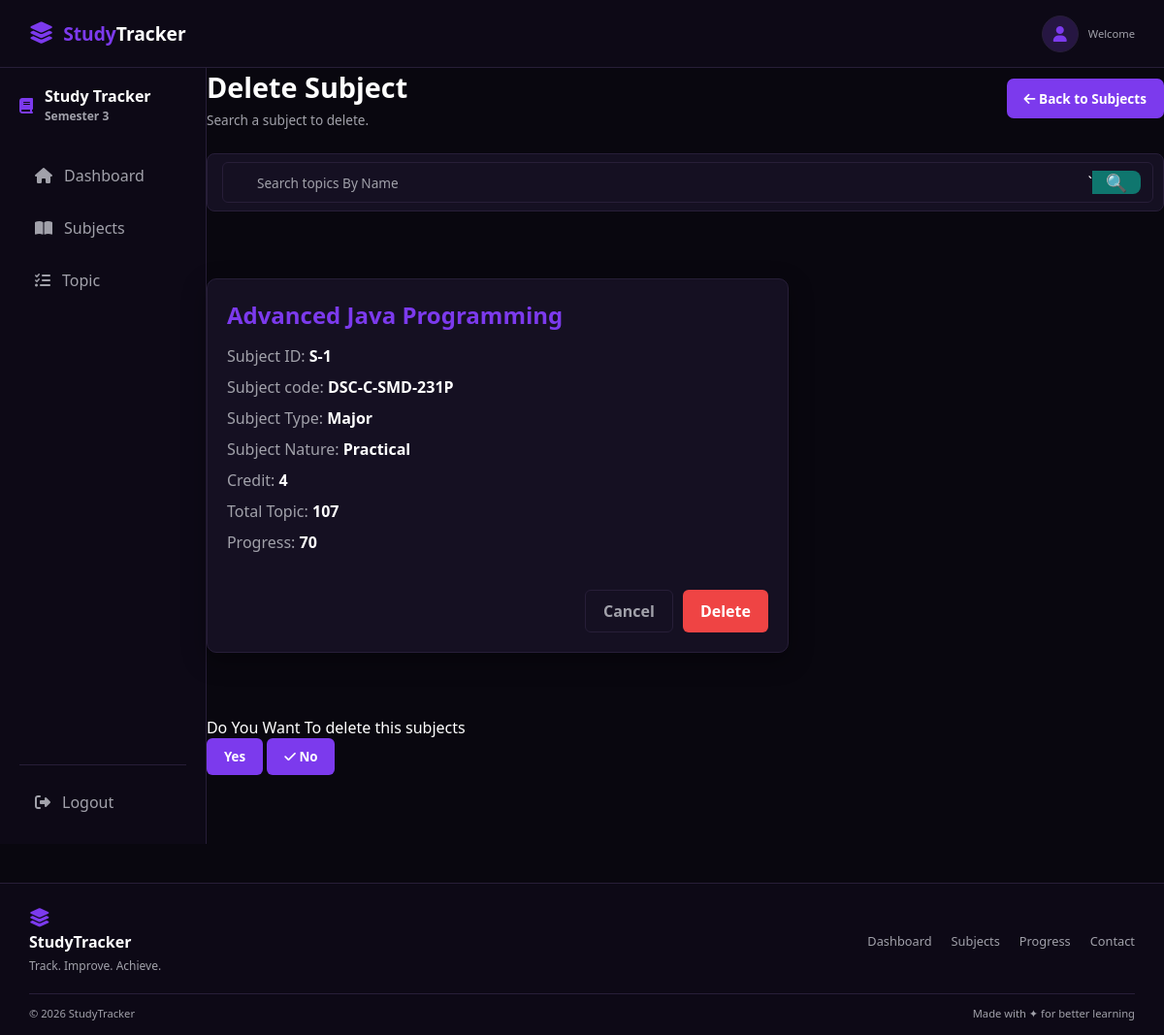
The app's page /subjects/confirm/Advanced Java Programming with its own data.
### Subjects/models.py (models this page shows, shortened)
class Subjects(models.Model):
    sub_id=models.CharField(primary_key=True)
    sub_code=models.CharField()
    sub_name=models.CharField()
    sub_type=models.CharField()
    sub_nature=models.CharField()
    credit=models.IntegerField()
    prog=models.IntegerField()
    desc=models.CharField()

### Subjects/views.py (the view)
# urls.py: path('confirm/<str:sub_name>',views.confirm),
def confirm(request,sub_name):
    data=Subjects.objects.get(sub_name=sub_name)
    topic_count=Topics.objects.count()
    try:
        if(request.method=="POST"):
            c=request.POST.get("c")
            if(c=="Yes"):
                return redirect("maindelete",sub_name=sub_name)
            else:
                return redirect("allsubjects")
    except:
        pass
    context={
        "a_data":data,
        "topic_count":topic_count,
        "con":"yes"
    }
    return render(request,"subjects/delete.html",context)

### templates/subjects/delete.html (shortened to what this page needs)
{% extends 'base.html' %}
{% block 'content' %}
    <div class="app-container">
    <aside class="sidebar">
        <div class="brand">
            <i class="fas fa-book"></i>
            <h2>
                Study Tracker
                <span>Semester 3</span>
            </h2>
        </div>
        <nav class="nav-menu">
            <a href="/deshboard_subjects/" class="nav-item ">
                <i class="fas fa-home"></i>
                Dashboard
            </a>
            <a href="/subjects/" class="nav-item">
                <i class="fas fa-book-open"></i>
                Subjects
            </a>
            <a href="/topics/" class="nav-item">
                <i class="fas fa-tasks"></i>
                Topic
            </a>
        </nav>
        <div class="logout">
            <a href="/login/" class="nav-item">
                <i class="fas fa-sign-out-alt"></i>
                Logout
            </a>
        </div>
    </aside>
    <div class="subject-page">
    <div class="subject-page-header">
        <div>
            <h1>Delete Subject</h1>
            <p>Search a subject to delete.</p>
        </div>
        <a href="/subjects/" class="add-subject-btn">
            <i class="fa-solid fa-arrow-left"></i>
            Back to Subjects
        </a>
    </div>
    <form method="POST" action="/subjects/searchdelete/" class="delete-search">
            <div class="search-box">
                <input type="text" placeholder="Search topics By Name" name="s" >
            `   <button type="submit">🔍</button>
        </div>
        </form>
        <br><br>
    {% if a_data %}
    <div class="searched-subject-card">
    <h2>{{ a_data.sub_name }}</h2>
    <p>Subject ID: <strong>{{ a_data.sub_id }}</strong></p>
    <p>Subject code: <strong>{{ a_data.sub_code }}</strong></p>
    <p>Subject Type: <strong>{{ a_data.sub_type }}</strong></p>
    <p>Subject Nature: <strong>{{ a_data.sub_nature }}</strong></p>
    <p>Credit: <strong>{{ a_data.credit }}</strong></p>
    <p>Total Topic: <strong>{{ topic_count }}</strong></p>
    <p>Progress: <strong>{{ a_data.prog }}</strong></p>
    <div class="delete-actions">
        <a href="/subjects/" class="btn btn-secondary">Cancel</a>
        <a href="/subjects/confirm/{{data.sub_name}}" class="btn btn-danger">Delete</a>
    </div>
</div>
    {% endif %}
<br>
    <br><br>
    {% if con %}
    <form method="POST">
        Do You Want To delete this subjects<br>
                <button type="submit" class="btn btn-purple" name="c" value="Yes">
                    Yes
                </button>
                <button type="submit" class="btn btn-purple" name="c" value="No">
                    <i class="fa-solid fa-check"></i>
                    No
                </button>
    </form>
    {% endif %}
</div>
    </div>
{% endblock %}

### Semester_3_Study_Tracker/static/css/style.css (style rules this page uses)
:root { --bg-dark: #09070f; --card-bg: #151022; --sidebar-bg: #0d0916; --purple-primary: #7c3aed; --purple-hover: #6d28d9; --purple-light: #261642; --text-white: #ffffff; --text-muted: #a1a1aa; --border-color: #271e38; --danger-color: #ef4444; --danger-hover: #dc2626; }
* { margin: 0; padding: 0; box-sizing: border-box; font-family: 'Segoe UI', Tahoma, Geneva, Verdana, sans-serif; }
body { background-color: var(--bg-dark); color: var(--text-white); min-height: 100vh; }
.app-container { display: flex; min-height: 100vh; }
.sidebar { width: 250px; background-color: var(--sidebar-bg); border-right: 1px solid var(--border-color); padding: 20px; display: flex; flex-direction: column; }
.brand { display: flex; align-items: center; gap: 12px; color: var(--purple-primary); margin-bottom: 30px; }
.brand h2 { font-size: 1rem; color: var(--text-white); line-height: 1.2; }
.brand h2 span { font-size: 0.75rem; color: var(--text-muted); }
.nav-menu { display: flex; flex-direction: column; gap: 8px; flex: 1; }
.nav-item { display: flex; align-items: center; gap: 12px; padding: 12px 16px; color: var(--text-muted); text-decoration: none; border-radius: 8px; transition: 0.3s; }
.logout { border-top: 1px solid var(--border-color); padding-top: 15px; }
.search-box { display: flex; align-items: center; background: var(--card-bg); border: 1px solid var(--border-color); padding: 8px 12px; border-radius: 6px; flex: 1; }
.search-box input { background: transparent; border: none; color: var(--text-white); outline: none; margin-left: 8px; width: 100%; }
.btn { padding: 10px 18px; border-radius: 6px; border: none; cursor: pointer; font-weight: 600; transition: 0.2s; }
.btn-purple { background-color: var(--purple-primary); color: white; }
.btn-danger { background-color: var(--danger-color); color: white; }
.btn-secondary { background-color: transparent; border: 1px solid var(--border-color); color: var(--text-muted); }
.subject-page { width: 100%; }
.subject-page-header { display: flex; justify-content: space-between; align-items: center; margin-bottom: 25px; }
.subject-page-header h1 { font-size: 1.8rem; margin-bottom: 5px; }
.subject-page-header p { color: var(--text-muted); font-size: 0.85rem; }
.add-subject-btn { background: var(--purple-primary); color: white; padding: 11px 18px; border-radius: 7px; text-decoration: none; font-size: 0.85rem; font-weight: 600; transition: 0.3s; }
.search-box { display: flex; width: 350px; height: 42px; }
.search-box input { flex: 1; padding: 0 15px; border: 1px solid #d1d5db; border-right: none; border-radius: 8px 0 0 8px; outline: none; font-size: 14px; }
.search-box button { width: 50px; border: none; border-radius: 0 8px 8px 0; background: #0f766e; color: white; cursor: pointer; font-size: 18px; }
.delete-search { max-width: 100%; display: flex; align-items: center; gap: 10px; background: var(--card-bg); border: 1px solid var(--border-color); border-radius: 8px; padding: 8px 10px 8px 15px; margin-bottom: 25px; }
.delete-search input { flex: 1; background: transparent; border: none; outline: none; color: var(--text-white); font-size: 0.85rem; }
.delete-search input::placeholder { color: var(--text-muted); }
.searched-subject-card { max-width: 650px; background: var(--card-bg); border: 1px solid var(--border-color); border-radius: 12px; padding: 25px; box-shadow: 0 8px 25px rgba(0,0,0,0.35); }
.delete-actions { display: flex; justify-content: flex-end; gap: 10px; padding-top: 18px; }
.delete-actions .btn { text-decoration: none; display: inline-flex; align-items: center; justify-content: center; gap: 7px; }
.searched-subject-card { max-width: 600px; padding: 20px; background: var(--card-bg); border: 1px solid var(--border-color); border-radius: 10px; }
.searched-subject-card h2 { color: var(--purple-primary); margin-bottom: 15px; }
.searched-subject-card p { margin: 10px 0; color: var(--text-muted); }
.searched-subject-card strong { color: var(--text-white); }
.delete-actions { margin-top: 20px; display: flex; gap: 10px; }

### records on screen
Subjects: sub_name "Advanced Java Programming", sub_id "S-1", sub_code "DSC-C-SMD-231P", sub_type "Major", sub_nature "Practical", credit "4", prog "70"

### other values on screen
{{ topic_count }} "107"
